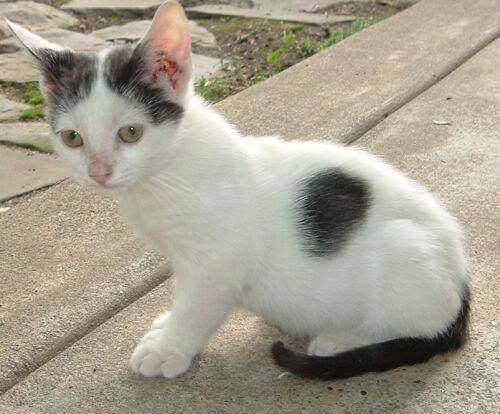
#> input picture Opencv/cat.jpg, 500 x 414 px, found by its file name
$ python test20210309.py
#> lines starting #> are read from the running program, lines starting #| are printed output that depends on the picture
import cv2
import matplotlib.pyplot as plt
import numpy as n

img_cat = cv2.imread('./Opencv/cat.jpg')
#> img_cat is the input picture: shape (414, 500, 3); mean B, G, R 144.3, 159.9, 165.9
img_dog = cv2.imread('./Opencv/dog.jpg')
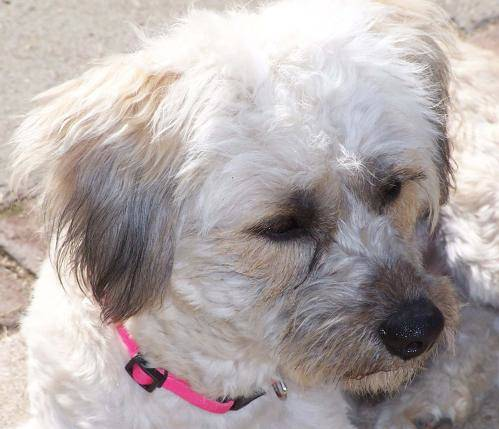
#> input picture Opencv/dog.jpg, 499 x 429 px, found by its file name
#> img_dog is the input picture: shape (429, 499, 3); mean B, G, R 169.1, 169.9, 178.9

img_cat = cv2.resize(img_cat, (500, 400))
#> img_cat: shape (400, 500, 3)
img_dog = cv2.resize(img_dog, (500, 400))
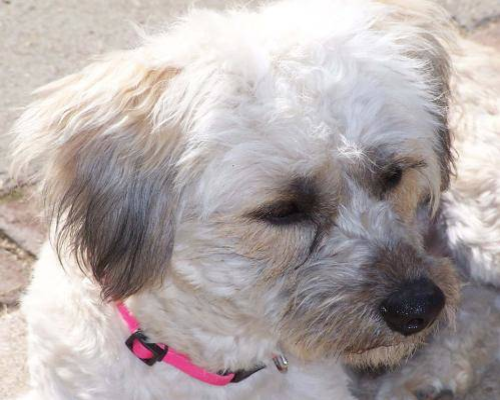
#> img_dog: shape (400, 500, 3); mean B, G, R 169, 169.8, 178.7

res = img_cat // 2 + img_dog // 2
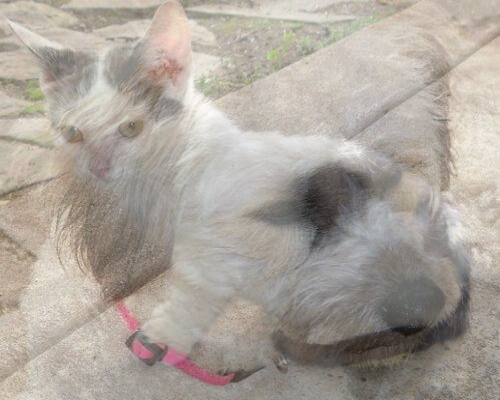
#> res: shape (400, 500, 3); mean B, G, R 156, 164.3, 171.8

cv2.imshow('image', res)

cv2.waitKey(0)
cv2.destroyAllWindows()
